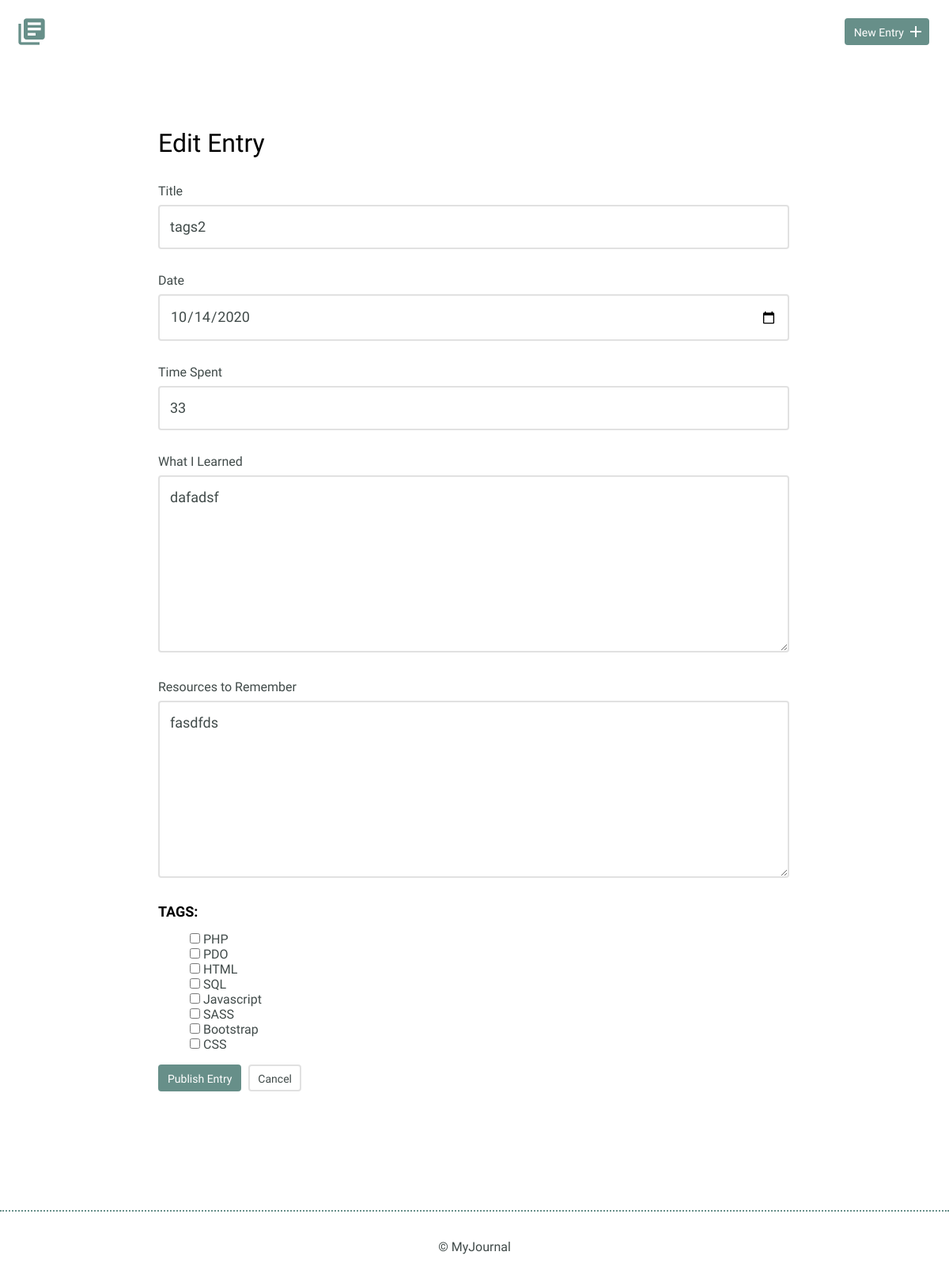
Page /edit.php?id=2 on the earlier database version.
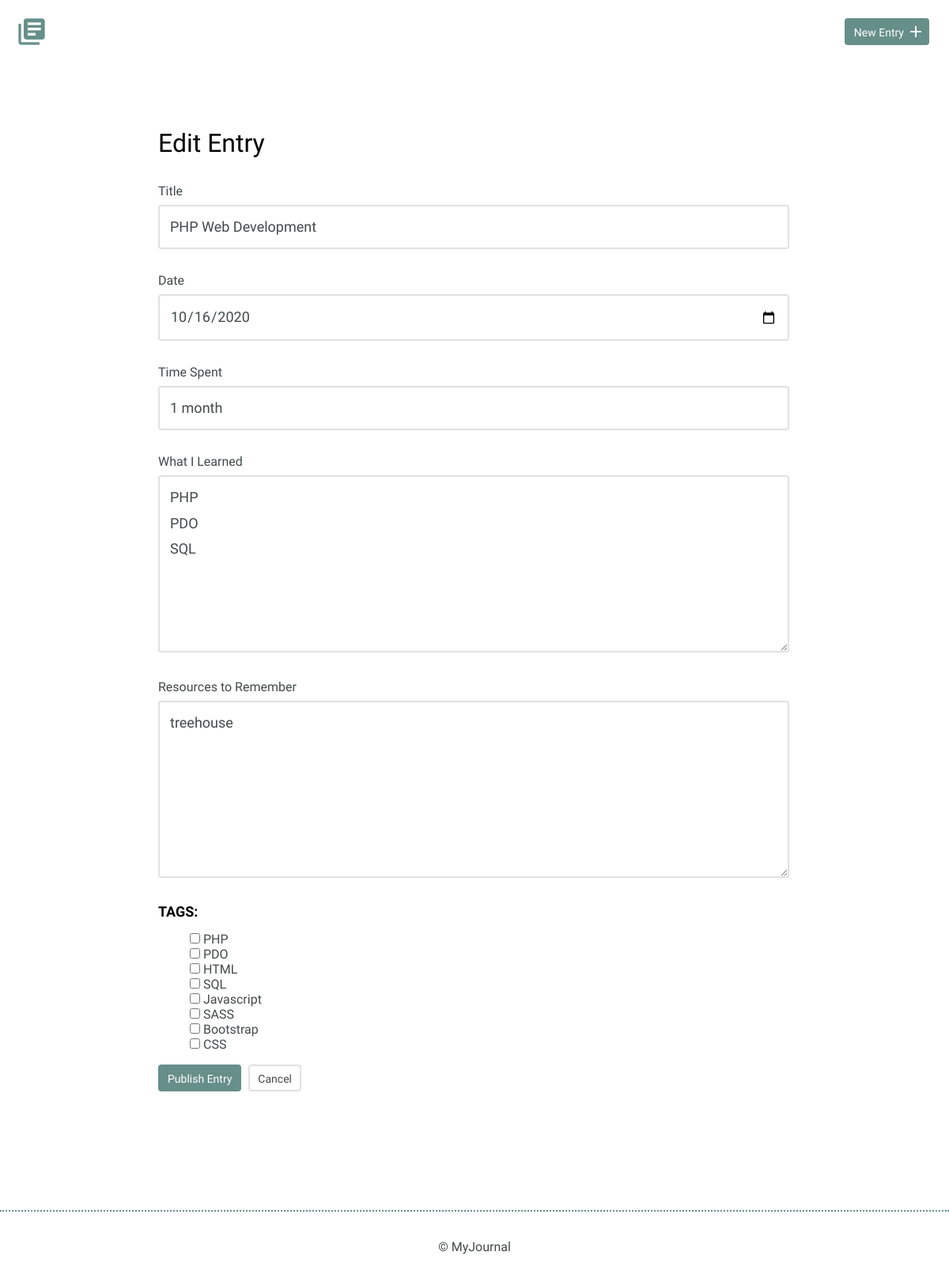
Same page on the later database version.
### tables this page shows
CREATE TABLE "entries" (
	`id`	INTEGER,
	`title`	TEXT,
	`date`	TEXT,
	`time_spent`	INTEGER,
	`learned`	BLOB,
	`resources`	BLOB,
	PRIMARY KEY(`id`)
);

### inc/functions.php (called while the page is built, shortened)
<?php
function get_journal_entry($entry_id) {
include('dbconnect.php');
$sql = 'SELECT * FROM entries WHERE id = ?';
try {
  $results = $db->prepare($sql);
  $results->bindValue(1,$entry_id,PDO::PARAM_INT);
  $results->execute();
  return $results->fetch(PDO::FETCH_ASSOC);
} catch (Exception $e) {
  echo $e->getMessage();
  return false;
}
}
?>

### edit.php (the view, shortened to what this page needs)
<?php
include('inc/functions.php');
if(isset($_GET['id'])) {
    $entry_id = filter_input(INPUT_GET, 'id',FILTER_SANITIZE_NUMBER_INT);
    $journal_entry = get_journal_entry($entry_id);
    }
?>
<!DOCTYPE html>
<html>
    <head>
        <link rel="stylesheet" href="css/normalize.css">
        <link rel="stylesheet" href="css/site.css">
    </head>
    <body>
        <header>
            <div class="container">
                <div class="site-header">
                    <a class="logo" href="index.php"><i class="material-icons">library_books</i></a>
                    <a class="button icon-right" href="new.php"><span>New Entry</span> <i class="material-icons">add</i></a>
                </div>
            </div>
        </header>
        <section>
            <div class="container">
                <div class="edit-entry">
                    <h2>Edit Entry</h2>
                    <form method="post">
                        <label for="title"> Title</label>
                        <input id="title" type="text" name="title" value="<?php echo $journal_entry['title'];?>"><br>
                        <label for="date">Date</label>
                        <input id="date" type="date" name="date" value="<?php echo $journal_entry['date'];?>"><br>
                        <label for="time-spent"> Time Spent</label>
                        <input id="time-spent" type="text" name="timeSpent" value="<?php echo $journal_entry['time_spent'];?>"><br>
                        <label for="what-i-learned">What I Learned</label>
                        <textarea id="what-i-learned" rows="5" name="whatILearned" ><?php echo $journal_entry['learned'];?></textarea>
                        <label for="resources-to-remember">Resources to Remember</label>
                        <textarea id="resources-to-remember" rows="5" name="ResourcesToRemember" ><?php echo $journal_entry['resources'];?></textarea>
                        <h3>Tags:</h3>
                            <ul>
    <input type="checkbox" name='tags[]' value="1"> PHP <br/>
    <input type="checkbox" name='tags[]' value="2"> PDO <br/>
    <input type="checkbox" name='tags[]' value="3"> HTML <br/>
    <input type="checkbox" name='tags[]' value="4"> SQL <br/>
    <input type="checkbox" name='tags[]' value="5"> Javascript <br/>
    <input type="checkbox" name='tags[]' value="6"> SASS<br/>
    <input type="checkbox" name='tags[]' value="7"> Bootstrap <br/>
    <input type="checkbox" name='tags[]' value="8"> CSS <br/>
                                                        </ul>
                        <input type="submit" value="Publish Entry" class="button">
                        <a href="detail.php?id='<?php echo $entry_id;  ?>''" class="button button-secondary">Cancel</a>
                    </form>
                </div>
            </div>
        </section>
        <footer>
            <div>
                &copy; MyJournal
            </div>
        </footer>
    </body>
</html>

Differences in the rows shown:
changed entries: title "tags2" → "PHP Web Development"; date "10/14/2020" → "10/16/2020"; timeSpent "33" → "1 month"; whatILearned "dafadsf" → "PHP PDO SQL"; ResourcesToRemember "fasdfds" → "treehouse"
